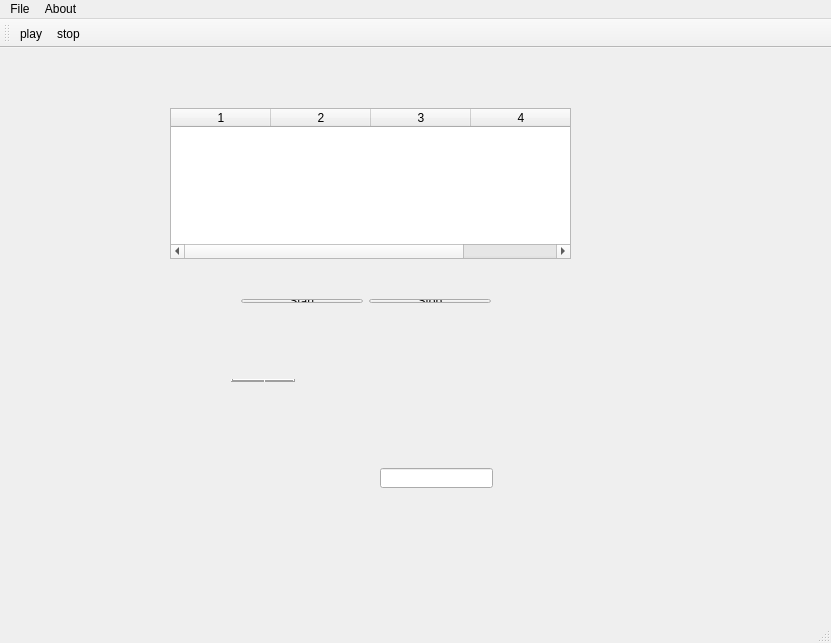
<?xml version="1.0" encoding="UTF-8"?>
<ui version="4.0">
 <class>MainW</class>
 <widget class="QMainWindow" name="MainW">
  <property name="geometry">
   <rect>
    <x>0</x>
    <y>0</y>
    <width>831</width>
    <height>643</height>
   </rect>
  </property>
  <property name="sizePolicy">
   <sizepolicy hsizetype="Expanding" vsizetype="Preferred">
    <horstretch>0</horstretch>
    <verstretch>0</verstretch>
   </sizepolicy>
  </property>
  <property name="windowTitle">
   <string>MainW</string>
  </property>
  <widget class="QWidget" name="centralWidget">
   <widget class="QWidget" name="layoutWidget">
    <property name="geometry">
     <rect>
      <x>220</x>
      <y>320</y>
      <width>272</width>
      <height>25</height>
     </rect>
    </property>
    <layout class="QHBoxLayout" name="horizontalLayout_2">
     <item>
      <widget class="QLCDNumber" name="timeLcd"/>
     </item>
     <item>
      <widget class="Phonon::VolumeSlider" name="volumeSlider" native="true">
       <property name="sizePolicy">
        <sizepolicy hsizetype="Expanding" vsizetype="Preferred">
         <horstretch>0</horstretch>
         <verstretch>0</verstretch>
        </sizepolicy>
       </property>
      </widget>
     </item>
    </layout>
   </widget>
   <widget class="QWidget" name="layoutWidget">
    <property name="geometry">
     <rect>
      <x>230</x>
      <y>240</y>
      <width>272</width>
      <height>26</height>
     </rect>
    </property>
    <layout class="QHBoxLayout" name="horizontalLayout">
     <item>
      <widget class="QPushButton" name="startButton">
       <property name="text">
        <string>Start</string>
       </property>
       <property name="icon">
        <iconset theme="media-playback-start">
         <normaloff/>
        </iconset>
       </property>
      </widget>
     </item>
     <item>
      <widget class="QPushButton" name="stopButton">
       <property name="text">
        <string>Stop</string>
       </property>
      </widget>
     </item>
    </layout>
   </widget>
   <widget class="QTableWidget" name="musicTable">
    <property name="geometry">
     <rect>
      <x>170</x>
      <y>60</y>
      <width>401</width>
      <height>151</height>
     </rect>
    </property>
    <property name="autoScroll">
     <bool>true</bool>
    </property>
    <property name="selectionMode">
     <enum>QAbstractItemView::SingleSelection</enum>
    </property>
    <property name="selectionBehavior">
     <enum>QAbstractItemView::SelectRows</enum>
    </property>
    <property name="columnCount">
     <number>4</number>
    </property>
    <column/>
    <column/>
    <column/>
    <column/>
   </widget>
   <widget class="QLineEdit" name="lineEdit">
    <property name="geometry">
     <rect>
      <x>380</x>
      <y>420</y>
      <width>113</width>
      <height>20</height>
     </rect>
    </property>
   </widget>
  </widget>
  <widget class="QMenuBar" name="menuBar">
   <property name="geometry">
    <rect>
     <x>0</x>
     <y>0</y>
     <width>831</width>
     <height>21</height>
    </rect>
   </property>
   <widget class="QMenu" name="menuFile">
    <property name="title">
     <string>File</string>
    </property>
    <addaction name="actionAddFiles"/>
    <addaction name="separator"/>
    <addaction name="actionExit"/>
   </widget>
   <widget class="QMenu" name="menuAbout">
    <property name="title">
     <string>About</string>
    </property>
    <addaction name="actionAbout"/>
    <addaction name="actionAboutQT"/>
   </widget>
   <addaction name="menuFile"/>
   <addaction name="menuAbout"/>
  </widget>
  <widget class="QToolBar" name="mainToolBar">
   <attribute name="toolBarArea">
    <enum>TopToolBarArea</enum>
   </attribute>
   <attribute name="toolBarBreak">
    <bool>false</bool>
   </attribute>
   <addaction name="actionPlay"/>
   <addaction name="actionStop"/>
  </widget>
  <widget class="QStatusBar" name="statusBar"/>
  <action name="actionPlay">
   <property name="text">
    <string>play</string>
   </property>
   <property name="toolTip">
    <string>Play track</string>
   </property>
  </action>
  <action name="actionStop">
   <property name="text">
    <string>stop</string>
   </property>
   <property name="toolTip">
    <string>Stop Music</string>
   </property>
  </action>
  <action name="actionNext">
   <property name="text">
    <string>next</string>
   </property>
   <property name="toolTip">
    <string>Next Track</string>
   </property>
  </action>
  <action name="actionAddFiles">
   <property name="text">
    <string>addFiles</string>
   </property>
   <property name="toolTip">
    <string>Add Tracks</string>
   </property>
  </action>
  <action name="actionExit">
   <property name="text">
    <string>exit</string>
   </property>
   <property name="toolTip">
    <string>Exit</string>
   </property>
  </action>
  <action name="actionAbout">
   <property name="text">
    <string>about</string>
   </property>
   <property name="toolTip">
    <string>About MusicEEG</string>
   </property>
  </action>
  <action name="actionAboutQT">
   <property name="text">
    <string>aboutQT</string>
   </property>
   <property name="toolTip">
    <string>About QT</string>
   </property>
  </action>
 </widget>
 <layoutdefault spacing="6" margin="11"/>
 <customwidgets>
  <customwidget>
   <class>Phonon::VolumeSlider</class>
   <extends>QWidget</extends>
   <header location="global">phonon/volumeslider.h</header>
  </customwidget>
 </customwidgets>
 <resources/>
 <connections/>
</ui>
